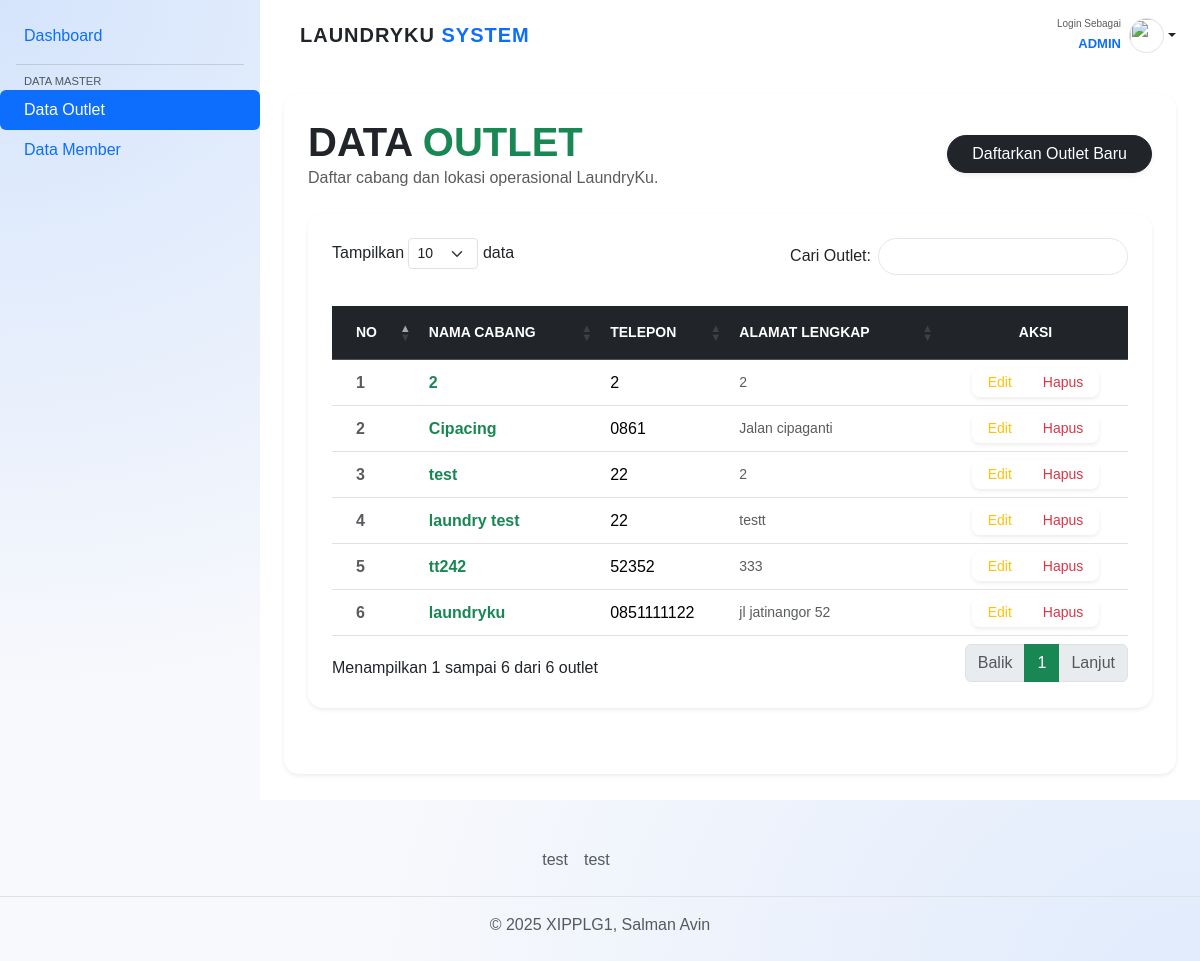
Screenshot of /index.php?page=outlet (signed in) with the database file from the repository.
### tables this page shows
CREATE TABLE `tb_outlet` (
  `id` int(11) NOT NULL,
  `nama` varchar(100) NOT NULL,
  `alamat` text NOT NULL,
  `tlp` varchar(15) NOT NULL
);

### controllers/OutletController.php (called while the page is built, shortened)
<?php
function getAllOutlet($conn) {
    return mysqli_query($conn, "SELECT * FROM tb_outlet ORDER BY id DESC");
}
?>

### views/outlet/index.php (the view, shortened to what this page needs)
<?php
$data_outlet = getAllOutlet($conn);
?>
<div class="row mb-4 align-items-center">
    <div class="col-md-6">
        <h2 class="display-6 text-uppercase fw-bold mb-0">Data <span class="text-success">Outlet</span></h2>
        <p class="text-muted mb-0">Daftar cabang dan lokasi operasional LaundryKu.</p>
    </div>
    <div class="col-md-6 text-end">
        <a href="index.php?page=outlet_tambah" class="btn btn-dark shadow-sm px-4 rounded-pill">
             Daftarkan Outlet Baru
        </a>
    </div>
</div>
<div class="card border-0 shadow-sm" style="border-radius: 15px; overflow: hidden;">
    <div class="card-body p-4">
        <div class="table-responsive">
            <table id="tabelOutlet" class="table table-hover align-middle mb-0">
                <thead class="table-dark small text-uppercase">
                    <tr>
                        <th class="px-4 py-3">No</th>
                        <th class="py-3">Nama Cabang</th>
                        <th class="py-3">Telepon</th>
                        <th class="py-3">Alamat Lengkap</th>
                        <th class="py-3 text-center">Aksi</th>
                    </tr>
                </thead>
                <tbody>
                    <?php
                    $no = 1;
                    if(mysqli_num_rows($data_outlet) > 0) :
                        while($row = mysqli_fetch_assoc($data_outlet)) :
                    ?>
                    <tr>
                        <td class="px-4 text-muted fw-bold"><?= $no++; ?></td>
                        <td class="fw-semibold text-success"><?= $row['nama']; ?></td>
                        <td><?= $row['tlp']; ?></td>
                        <td class="text-muted small"><?= $row['alamat']; ?></td>
                        <td class="text-center">
                            <div class="btn-group shadow-sm" style="border-radius: 8px; overflow: hidden;">
                                <a href="index.php?page=outlet_edit&id=<?= $row['id']; ?>" class="btn btn-sm btn-outline-warning border-0 px-3">
                                    Edit
                                </a>
                                <a href="index.php?page=outlet&hapus_outlet=<?= $row['id']; ?>"
                                   class="btn btn-sm btn-outline-danger border-0 px-3"
                                   onclick="return confirm('Hapus cabang ini?')">
                                    Hapus
                                </a>
                            </div>
                        </td>
                    </tr>
                    <?php
                        endwhile;
                    endif;
                    ?>
                </tbody>
            </table>
        </div>
    </div>
</div>

### views/layout/header.php (shortened to what this page needs)
<!DOCTYPE html>
<html lang="id">
<head>
  <link href="https://cdn.jsdelivr.net/npm/bootstrap@5.3.3/dist/css/bootstrap.min.css" rel="stylesheet">
  <link rel="stylesheet" href="public/css/style.css">
  <link rel="stylesheet" href="https://cdn.datatables.net/1.13.7/css/dataTables.bootstrap5.min.css">
</head>

### index.php (shortened to what this page needs)
<?php
require_once 'config/database.php';
$page = isset($_GET['page']) ? $_GET['page'] : 'dashboard';
switch ($page) {
    case 'outlet':
    case 'outlet_tambah':
    case 'outlet_edit':
        include_once 'controllers/OutletController.php';
        break;
}
include 'views/layout/header.php';
?>
<div class="d-flex">
    <?php include 'views/layout/sidebar.php'; ?>
    <div class="main-content flex-grow-1">
        <nav class="top-navbar d-flex justify-content-between align-items-center px-4">
            <h5 class="mb-0 fw-bold text-uppercase" style="letter-spacing: 1px;">
                LaundryKu <span class="text-primary">System</span>
            </h5>
            <div class="dropdown">
                <a href="#" class="text-decoration-none text-dark dropdown-toggle d-flex align-items-center" data-bs-toggle="dropdown">
                    <div class="text-end me-2 d-none d-sm-block">
                        <small class="text-muted d-block" style="font-size: 10px;">Login Sebagai</small>
                        <span class="fw-bold text-primary" style="font-size: 13px;"><?php echo strtoupper($role); ?></span>
                    </div>
                    <img src="https://www.w3schools.com/w3images/bandmember.jpg" class="rounded-circle border" width="35" height="35">
                </a>
            </div>
        </nav>
        <div class="p-4">
            <div class="card border-0 shadow-sm p-4" style="border-radius: 15px; min-height: 85vh;">
                <?php
                switch ($page) {
                    case 'outlet': include 'views/outlet/index.php'; break;
                }
                ?>
            </div>
        </div>
    </div>
</div>
<?php include 'views/layout/footer.php'; ?>

### views/layout/sidebar.php (shortened to what this page needs)
<?php $role = $_SESSION['role']; ?>
<div class="sidebar d-flex flex-column flex-shrink-0">
    <ul class="nav nav-pills flex-column mb-auto mt-3">
        <li class="nav-item">
            <a href="index.php?page=dashboard" class="nav-link <?= ($page == 'dashboard') ? 'active' : '' ?>">
                <i class="bi bi-speedometer2 me-2"></i> Dashboard
            </a>
        </li>
        <hr class="mx-3 my-2 border-secondary opacity-25">
        <small class="px-4 text-uppercase text-muted" style="font-size: 0.7rem;">Data Master</small>
        <li>
            <a href="index.php?page=outlet" class="nav-link <?= (strpos($page, 'outlet') !== false) ? 'active' : '' ?>">
                <i class="bi bi-shop me-2"></i> Data Outlet
            </a>
        </li>
        <li>
            <a href="index.php?page=member" class="nav-link <?= (strpos($page, 'member') !== false) ? 'active' : '' ?>">
                <i class="bi bi-people me-2"></i> Data Member
            </a>
        </li>
    </ul>
</div>

### views/layout/footer.php (shortened to what this page needs)
<footer class="py-3 my-4">
  <ul class="nav justify-content-center border-bottom pb-3 mb-3">
    <li class="nav-item"><a href="#" class="nav-link px-2 text-body-secondary">test</a></li>
    <li class="nav-item"><a href="#" class="nav-link px-2 text-body-secondary">test</a></li>
    <li class="nav-item"><a href="#" class="nav-link px-2 text-body-secondary"></a></li>
    <li class="nav-item"><a href="#" class="nav-link px-2 text-body-secondary"></a></li>
    <li class="nav-item"><a href="#" class="nav-link px-2 text-body-secondary"></a></li>
  </ul>
  <p class="text-center text-body-secondary">© 2025 XIPPLG1, Salman Avin</p>
</footer>

### public/css/style.css (style rules this page uses)
.sidebar { width: 260px; height: 100vh; position: fixed; top: 0; left: 0; z-index: 1000; }
.main-content { margin-left: 260px; background-color: #ffffff; min-height: 100vh; }
.top-navbar { height: 70px; background: rgb(255, 255, 255); position: sticky; top: 0; z-index: 999; }

### rows the page displays
tb_outlet: nama "2", tlp "2", alamat "2"
tb_outlet: nama "Cipacing", tlp "0861", alamat "Jalan cipaganti"
tb_outlet: nama "test", tlp "22", alamat "2"
tb_outlet: nama "laundry test", tlp "22", alamat "testt"
tb_outlet: nama "tt242", tlp "52352", alamat "333"
tb_outlet: nama "laundryku", tlp "0851111122", alamat "jl jatinangor 52"

### other values shown
$role "ADMIN"
